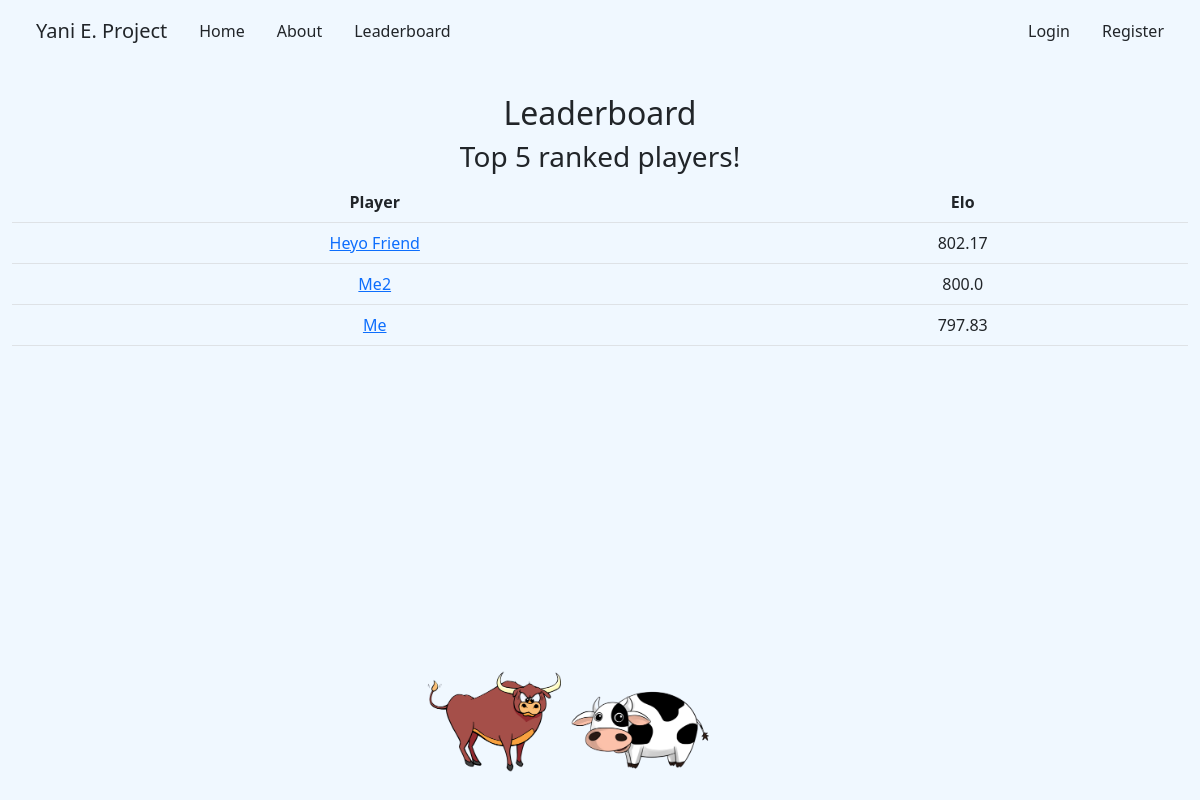
The app's page /leaderboard with its own data.
### tables this page shows
CREATE TABLE user (id INTEGER UNIQUE PRIMARY KEY AUTOINCREMENT NOT NULL, hash TEXT NOT NULL, username TEXT NOT NULL, email VARCHAR(320),
elo FLOAT(6,2) NOT NULL);

### app.py (the view)
@app.route('/leaderboard')
def leaderboard():
  leaders = db.execute("SELECT id, elo, username FROM user ORDER BY elo DESC LIMIT 5")
  return render_template('leaderboard.html', leaders=leaders)

### templates/leaderboard.html (shortened to what this page needs)
{% extends "layout.html" %}
{% block main %}
  <h2>Leaderboard</h2>
  <h3>Top 5 ranked players!</h3>
  <table class="table">
    <thead>
      <tr>
        <th> Player </th>
        <th> Elo </th>
      </tr>
    </thead>
    <tbody>
      {% for leader in leaders %}
        <tr>
          <td> <a href="{{ url_for('profile', user_id=leader['id']) }}">{{ leader['username'] }}</a></td>
          <td> {{ leader['elo']|round(2) }} </td>
        </tr>
      {% endfor %}
    </tbody>
  </table>
{% endblock %}

### static/styles.css (style rules this page uses)
body { background-color:aliceblue; }

### records on screen
user: username "Heyo Friend", elo "802.17"
user: username "Me2", elo "800.0"
user: username "Me", elo "797.83"
